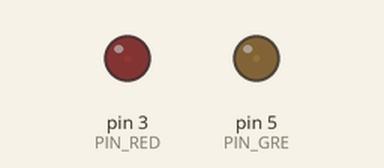
Simulated run of this sketch. Board: Arduino Uno, built with avr-gcc and run on an emulated ATmega328P. On the bench: output pins drawn as LEDs (lit = HIGH).

Above: at 0.05 s.
At 1.15 s:
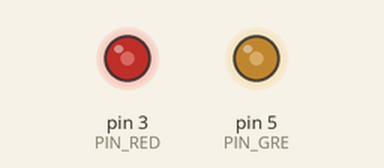
At 2.3 s:
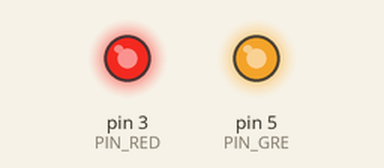
At 4.6 s:
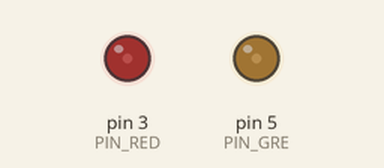
Timing chart, 0 to 6.7 s (numbered marks = the images above):
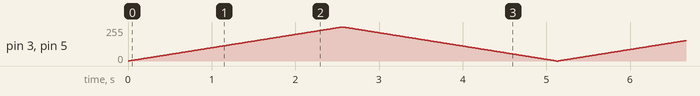

The sketch:

3.exLEDpwm.ino
```cpp
/*  -------------------------
 * |  ADC1 |  ADC0 | *PWM1 |
 * | A3,A2 | A1,A0 | D6,D9 |
 * -------------------------
 * | GPIO0 | GPIO1 | *PWM0 |
 * | D2,D4 | D7,D8 | D3,D5 |
 * -------------------------
 * |  UART |  SPI  |  I2C  |
 * ------------------------- */
// Maximum value of PWM
#define MAX_PWM 255

// LED : PWM 0
#define PIN_RED 3
#define PIN_GRE 5

void setup(){
  //Don't need to set pinMode() at pwm
}

void loop()
{
  int i=0;

  for(i = 0; i <= MAX_PWM; i++)
  {
    analogWrite(PIN_RED,i);
    analogWrite(PIN_GRE,i);
    delay(10);   // 255번 * 10ms -> 약 2.5s
  }
  for(i = MAX_PWM; i >= 0; i--)
  {
    analogWrite(PIN_RED,i);
    analogWrite(PIN_GRE,i);
    delay(10);
  }
}
```
